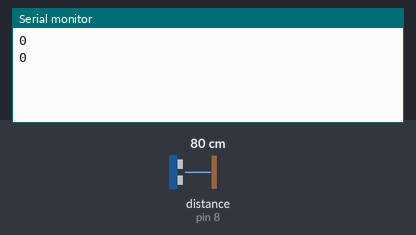
Bench run of a sketch on a simulated Arduino Uno, built with avr-gcc and run on an emulated ATmega328P. On the bench: the last lines printed to the serial monitor. Wiring (inferred from the names in the program): ultrasonic range finder: trigger pin 12; echo pin 8. The test bench sets the inputs (shaded band); at power-on: distance to the obstacle (sensor on pin 8) 80 cm. The echo pulse lasts 58.3 µs per cm.

Above: at 1.8 s.
1.9 s: distance to the obstacle (sensor on pin 8) set to 28 cm
At 3.2 s:
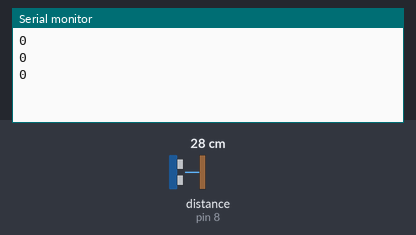
3.4 s: distance to the obstacle (sensor on pin 8) set to 24 cm
At 6.4 s:
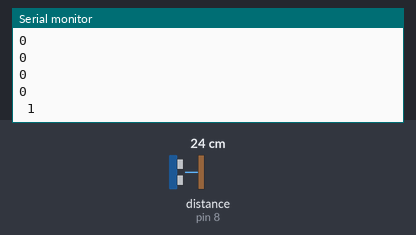

Measured:
- the behaviour switches between 26 and 25 cm on distance to the obstacle (sensor on pin 8) (found by bisection; images 1 and 2)
- after the input at 3.4 s, the serial monitor: prints a new line after 1.5 s (image 2)

The sketch:

Arduino_V2.ino
```cpp
/* SYSC 3010 Project - Arduino Code for
 * Motor and 2 Ultrasonic Sensors
 *
 * Author: Abdelrahman Darwish
 * Date: November 3, 2019
 *
 */

// Note: this system can not handle an incoming car and a car trying to exit the garage at the same time

 // Include the Motor library
 #include <Stepper.h>

const int StepsPerRev=2048; // number of steps per rotation, Full step mode 2048 steps for 360 degrees

// True if an incoming car has been detected by UltraSonic Sensor One and false otherwise
bool IncomingCarDetected;

// True if a car trying to exit has been detected by UltraSonic Sensor Two and false otherwise
bool LeavingCarDetected;

// Declaring the state that is coming from the Raspberry Pi
// 1 means open gate ( Access Granted) and 0 means gate remains closed (Access Denied)
int incoming_state;

// Motor Pins
const int MotorPin1 = 3; // IN1 on the Motor Driver
const int MotorPin2 = 4; // IN2 on the Motor Driver
const int MotorPin3 = 5; // IN3 on the Motor Driver
const int MotorPin4 = 6; // IN4 on the Motor Driver

// change the delay values later I made them small now for faster execution time but not accurate

 // Double check if the call to the constructor is right or not
 // Stepper Object called myStepper
 // must be in that order 1 3 2 4
 //

 Stepper myStepper = Stepper(StepsPerRev,MotorPin1,MotorPin3,MotorPin2,MotorPin4);


const int trigPin = 12 ;
const int echoPin = 8 ;

// Ultrasonic Sensor two is used to open the gate for cars attempting to leave the garage (opposite side of the garage)
// pin numbers for trig and echo for UltraSonic Sensor two which is placed x cm after the garage door
// Sensor one and two are in opposite directions


// Ultrasonic Sensor two is used to open the gate for cars attempting to leave the garage (opposite side of the garage)
// pin numbers for trig and echo for UltraSonic Sensor two which is placed x cm after the garage door

//const int trigPin2 = 9 ;
//const int echoPin2 = 10 ;

// Declaring Variables used for calulating the distance from UltraSonic Sensor One

long TimePeriod;
int distance;

// Declaring Varaibles for UltraSonic Sensor Two Used to Calculate distance and Time

long TimePeriod2;
int distance2;

int checkSerial(){

if(Serial.available()){

    // Checking  for incoming data from Image Recognition Pi
    // Reading the incoming state form the Pi

    incoming_state= Serial.read() -'0';
    delay(150);


  }

if( incoming_state == 1){

      // Image Recognition Pi has processed the liscense plate number with the database
      // Access Granted, Gate opens
     // Serial.println("Access Granted, please proceed");
      // have a function call  to open motor maybe
      // Open the Gate
      // Rotate motor in a clockwise direction for a quarter of a revolution

      //myStepper.step(StepsPerRev/4);

      //Check if the car has fully entered the garage before closing the gate
      // If the distance from UltraSonic Sensor One is less than and Distance away from
      // UltraSonic Sensor Two is greater than zero that means that the car has entered the garage
      // and must now close the gate

      if ( (distance == 0) ){

        // Car is inside the garage, wait 5 microseconds then close
        delay(200);

        // Close the gate
        //myStepper.step(-StepsPerRev/4);
        // check the step function if properly called or not

       }

       delay(500);

   }

else if( incoming_state == 0){

      delay(500);

      // Image Recognition Pi has processed the liscense plate number and is not in the database
      // Access Denied, Gate remains closed

     // Serial.println(" state 0 : Access Denied");

     }
}


int calculateDistanceOne(){
  // calculate distance from UltraSonic Sensor One


  // UltraSonic Sensor One
  // Clear trigPin
  digitalWrite(trigPin,LOW);
  delayMicroseconds(4);

  // Generate a Ultrasound wave for 15 microseconds
  digitalWrite(trigPin, HIGH);
  delayMicroseconds(10);
  digitalWrite(trigPin, LOW);

  // Returns the duration in microseconds, The time that the sound wave travelledTimePeriod
  // Note: this is the time for the sound wave to travel to object + time of sound wave to return from object to sensor
  // Hence, the time period must be halved

  TimePeriod = pulseIn(echoPin,HIGH);

  // Calculate the distance in cms from object and is a whole number
  // 0.0343 is the speed of sound in cm per microseconds

  distance = ( (TimePeriod/2) * (0.0343) );

 // Serial.println(" UltraSonic Sensor One:   ");
  delay(170);
  //Serial.println(" Distance of the Incoming Car from the gate is :  ");
  delay(170);
 // Serial.println(distance);
  delay(170);


if(distance < 25 ){

  // Incoming Car getting closer


IncomingCarDetected = true;

LeavingCarDetected = false;

delay(170);
//Serial.println(" Incoming Car has been detected ");
delay(170);

// Send a message to the Pi , to take a picture of the liscense plate number if its an incoming car
// Note: Pi will not take a picture of cars trying to exit the garage only cars attempting to enter!

//Serial.write(1);

Serial.println(" 1 ");

delay(300);

delay(700); // wait for car to completely stop

//Serial.println(" Please Wait, car has come to a complete stop infront of the gate ");

delay(200);

checkSerial();


}
else{
     // Do nothing, no incoming car detected
      //IncomingCarDetected = false;

      // Notify the Pi that it should not do anything, i.e DO NOT take any pictures

      delay(170);

      //Serial.write(0);

      Serial.println("0");

      delay(170);

     // Serial.println(" No Incoming car has been detected");

      delay(170);

}
}

void setup() {

  //Motor speed to 5 rpm
  myStepper.setSpeed(5);

  //UltraSonic Sensor one setup below
  //Set the trigPin as an output
  pinMode(trigPin,OUTPUT);

  //Set the echoPin as an input
  pinMode(echoPin,INPUT);

//
//UltraSonic Sensor Two setup below
// Set the trigPin2 as an output
// pinMode(trigPin2,OUTPUT);

  //Set the echoPin2 as an input
  //pinMode(echoPin2,INPUT);

  // Set the data rate to 9600, start Serial Communication with Image Recognition Pi
  Serial.begin(9600);

}

void loop() {

 calculateDistanceOne();

// calculateDistanceTwo();


}
```
